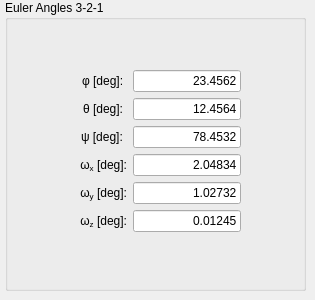
      <widget class="QWidget" name="Euler321Page">
       <widget class="QGroupBox" name="groupBox_11">
        <property name="geometry">
         <rect>
          <x>5</x>
          <y>0</y>
          <width>301</width>
          <height>291</height>
         </rect>
        </property>
        <property name="title">
         <string>Euler Angles 3-2-1</string>
        </property>
        <property name="flat">
         <bool>true</bool>
        </property>
        <widget class="QWidget" name="formLayoutWidget_8">
         <property name="geometry">
          <rect>
           <x>5</x>
           <y>20</y>
           <width>296</width>
           <height>261</height>
          </rect>
         </property>
         <layout class="QFormLayout" name="formLayout_8">
          <property name="fieldGrowthPolicy">
           <enum>QFormLayout::FieldsStayAtSizeHint</enum>
          </property>
          <property name="labelAlignment">
           <set>Qt::AlignRight|Qt::AlignTrailing|Qt::AlignVCenter</set>
          </property>
          <property name="formAlignment">
           <set>Qt::AlignCenter</set>
          </property>
          <item row="0" column="0">
           <widget class="QLabel" name="alpha_5">
            <property name="text">
             <string>&amp;phi; [deg]: </string>
            </property>
            <property name="textFormat">
             <enum>Qt::RichText</enum>
            </property>
           </widget>
          </item>
          <item row="0" column="1">
           <widget class="QLineEdit" name="Euler321phi">
            <property name="text">
             <string>23.4562</string>
            </property>
            <property name="alignment">
             <set>Qt::AlignRight|Qt::AlignTrailing|Qt::AlignVCenter</set>
            </property>
           </widget>
          </item>
          <item row="1" column="0">
           <widget class="QLabel" name="beta_5">
            <property name="text">
             <string>&amp;theta; [deg]: </string>
            </property>
            <property name="textFormat">
             <enum>Qt::RichText</enum>
            </property>
           </widget>
          </item>
          <item row="1" column="1">
           <widget class="QLineEdit" name="Euler321theta">
            <property name="text">
             <string>12.4564</string>
            </property>
            <property name="alignment">
             <set>Qt::AlignRight|Qt::AlignTrailing|Qt::AlignVCenter</set>
            </property>
           </widget>
          </item>
          <item row="2" column="0">
           <widget class="QLabel" name="gamma_5">
            <property name="text">
             <string>&amp;psi; [deg]: </string>
            </property>
            <property name="textFormat">
             <enum>Qt::RichText</enum>
            </property>
           </widget>
          </item>
          <item row="2" column="1">
           <widget class="QLineEdit" name="Euler321psi">
            <property name="text">
             <string>78.4532</string>
            </property>
            <property name="alignment">
             <set>Qt::AlignRight|Qt::AlignTrailing|Qt::AlignVCenter</set>
            </property>
           </widget>
          </item>
          <item row="3" column="1">
           <widget class="QLineEdit" name="Euler321omegaX">
            <property name="text">
             <string>2.04834</string>
            </property>
            <property name="alignment">
             <set>Qt::AlignRight|Qt::AlignTrailing|Qt::AlignVCenter</set>
            </property>
           </widget>
          </item>
          <item row="4" column="1">
           <widget class="QLineEdit" name="Euler321omegaY">
            <property name="text">
             <string>1.02732</string>
            </property>
            <property name="alignment">
             <set>Qt::AlignRight|Qt::AlignTrailing|Qt::AlignVCenter</set>
            </property>
           </widget>
          </item>
          <item row="5" column="1">
           <widget class="QLineEdit" name="Euler321omegaZ">
            <property name="text">
             <string>0.01245</string>
            </property>
            <property name="alignment">
             <set>Qt::AlignRight|Qt::AlignTrailing|Qt::AlignVCenter</set>
            </property>
           </widget>
          </item>
          <item row="3" column="0">
           <widget class="QLabel" name="raan_16">
            <property name="text">
             <string>ω&lt;span style=&quot;vertical-align:sub;&quot;&gt;x&lt;/span&gt; [deg]:</string>
            </property>
            <property name="alignment">
             <set>Qt::AlignRight|Qt::AlignTrailing|Qt::AlignVCenter</set>
            </property>
           </widget>
          </item>
          <item row="4" column="0">
           <widget class="QLabel" name="raan_17">
            <property name="text">
             <string>ω&lt;span style=&quot;vertical-align:sub;&quot;&gt;y&lt;/span&gt; [deg]:</string>
            </property>
            <property name="alignment">
             <set>Qt::AlignRight|Qt::AlignTrailing|Qt::AlignVCenter</set>
            </property>
           </widget>
          </item>
          <item row="5" column="0">
           <widget class="QLabel" name="raan_18">
            <property name="text">
             <string>ω&lt;span style=&quot;vertical-align:sub;&quot;&gt;z&lt;/span&gt; [deg]:</string>
            </property>
            <property name="alignment">
             <set>Qt::AlignRight|Qt::AlignTrailing|Qt::AlignVCenter</set>
            </property>
           </widget>
          </item>
         </layout>
        </widget>
       </widget>
      </widget>
